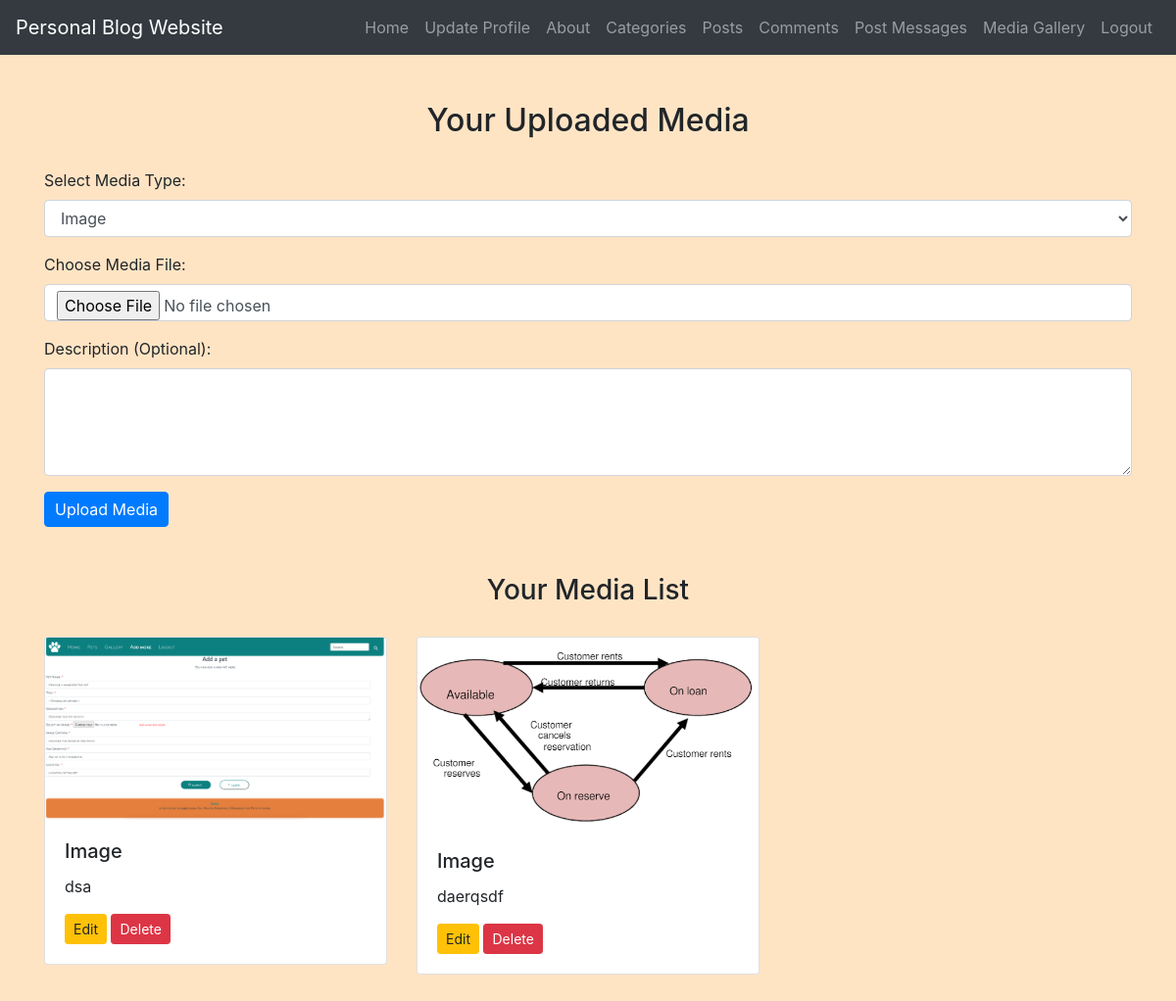
Screenshot of /creator/upload_media.php (signed in) with the database file from the repository.
### tables this page shows
CREATE TABLE `media` (
  `id` int(11) NOT NULL,
  `user_id` int(11) NOT NULL,
  `type` enum('image','video','audio','other') NOT NULL,
  `url` varchar(255) NOT NULL,
  `description` text DEFAULT NULL,
  `created_at` timestamp NOT NULL DEFAULT current_timestamp(),
  `updated_at` timestamp NOT NULL DEFAULT current_timestamp() ON UPDATE current_timestamp()
);

### creator/upload_media.php (the view, shortened to what this page needs)
<?php
include('config.php');
$user_id = $_SESSION["id"];
$sql = "SELECT * FROM media WHERE user_id = '$user_id' ORDER BY created_at DESC";
$media_result = mysqli_query($conn, $sql);
?>
<!DOCTYPE html>
<html lang="en">
<head>
    <link rel="stylesheet" href="https://maxcdn.bootstrapcdn.com/bootstrap/4.5.2/css/bootstrap.min.css">
    <link rel="stylesheet" href="../css/style.css">
</head>
<body>
<?php include('navbar.php'); ?>
<div class="container mt-5">
    <h2>Your Uploaded Media</h2>
    <form action="upload_media.php" method="POST" enctype="multipart/form-data">
        <div class="form-group">
            <label for="media_type">Select Media Type:</label>
            <select class="form-control" name="media_type" required>
                <option value="image">Image</option>
            </select>
        </div>
        <div class="form-group">
            <label for="media_file">Choose Media File:</label>
            <input type="file" class="form-control" name="media_file" accept="image/*,video/*,audio/*,.pdf,.txt,.docx" required>
        </div>
        <div class="form-group">
            <label for="description">Description (Optional):</label>
            <textarea class="form-control" name="description" rows="4"></textarea>
        </div>
        <button type="submit" class="btn btn-primary">Upload Media</button>
    </form>
    <h3 class="mt-5">Your Media List</h3>
    <div class="row">
        <?php
        if (mysqli_num_rows($media_result) > 0) {
            while ($media = mysqli_fetch_assoc($media_result)) {
                ?>
                <div class="col-md-4 mb-4">
                    <div class="card">
                        <img src="../media/<?php echo $media['url']; ?>" class="card-img-top" alt="Media">
                        <div class="card-body">
                            <h5 class="card-title"><?php echo ucfirst($media['type']); ?></h5>
                            <p class="card-text"><?php echo nl2br(htmlspecialchars($media['description'])); ?></p>
                            <a href="edit_media.php?id=<?php echo $media['id']; ?>" class="btn btn-warning btn-sm">Edit</a>
                            <a href="upload_media.php?delete_id=<?php echo $media['id']; ?>" class="btn btn-danger btn-sm" onclick="return confirm('Are you sure you want to delete this media?');">Delete</a>
                        </div>
                    </div>
                </div>
                <?php
            }
        } else {
            echo "<p>No media uploaded yet.</p>";
        }
        ?>
    </div>
</div>
</body>
</html>

### css/style.css (style rules this page uses)
body { background-color: bisque; }
h1, h2, h3, h4 { text-align: center; margin-top: 30px; margin-bottom: 30px; }
.container { margin-bottom: 40px; }
.btn-primary { padding: 5px 10px; }

### rows the page displays
media: url (picture), type "Image", description "dsa"
media: url (picture), type "Image", description "daerqsdf"
